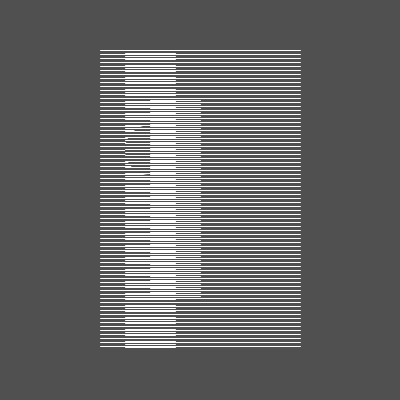
Frame 1 (no input)
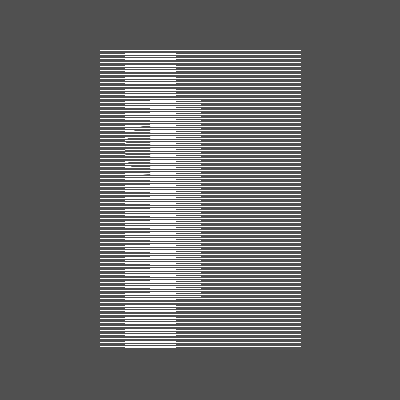
Frame 60 (the mouse pressed at the canvas centre just before this capture)
Frame 120 (the mouse held since frame 60 and released just before this capture): identical to frame 60, image omitted

The Processing sketch that drew these frames (run headless with seeded random() and noise(); from frame 60 on, the mouse is pressed at the canvas centre):

// Processing sketch: ejercicio_4
// ── ejercicio_4.pde
void setup() {
  size(400,400);
  background(80);
}

void draw() {
  stroke(255);
  for(int j=50; j<350; j = j+4) {
    line(100,j,300,j);
  }
  
  fill(80);
  noStroke();
  ellipse(150,150,50,50);
  
    stroke(255);
  for(int j=50; j<350; j = j+3) {
    line(125,j,175,j);
  }

  for(int j=100; j<300; j = j+2) {
    line(150,j,200,j);
  }
}
